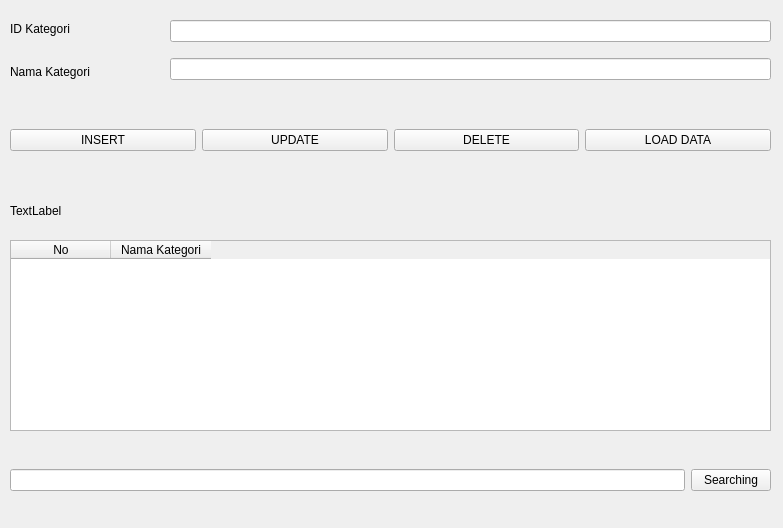
<?xml version="1.0" encoding="UTF-8"?>
<ui version="4.0">
 <class>Form</class>
 <widget class="QWidget" name="Form">
  <property name="geometry">
   <rect>
    <x>0</x>
    <y>0</y>
    <width>783</width>
    <height>528</height>
   </rect>
  </property>
  <property name="windowTitle">
   <string>Form</string>
  </property>
  <widget class="QWidget" name="horizontalLayoutWidget">
   <property name="geometry">
    <rect>
     <x>10</x>
     <y>100</y>
     <width>761</width>
     <height>80</height>
    </rect>
   </property>
   <layout class="QHBoxLayout" name="horizontalLayout">
    <item>
     <widget class="QPushButton" name="pushButtonInsert">
      <property name="text">
       <string>INSERT</string>
      </property>
     </widget>
    </item>
    <item>
     <widget class="QPushButton" name="pushButtonUpdate">
      <property name="text">
       <string>UPDATE</string>
      </property>
     </widget>
    </item>
    <item>
     <widget class="QPushButton" name="pushButtonDelete">
      <property name="text">
       <string>DELETE</string>
      </property>
     </widget>
    </item>
    <item>
     <widget class="QPushButton" name="pushButtonLoad">
      <property name="text">
       <string>LOAD DATA</string>
      </property>
     </widget>
    </item>
   </layout>
  </widget>
  <widget class="QWidget" name="verticalLayoutWidget">
   <property name="geometry">
    <rect>
     <x>10</x>
     <y>10</y>
     <width>160</width>
     <height>80</height>
    </rect>
   </property>
   <layout class="QVBoxLayout" name="verticalLayout">
    <item>
     <widget class="QLabel" name="labelId">
      <property name="text">
       <string>ID Kategori</string>
      </property>
     </widget>
    </item>
    <item>
     <widget class="QLabel" name="labelName">
      <property name="text">
       <string>Nama Kategori</string>
      </property>
     </widget>
    </item>
   </layout>
  </widget>
  <widget class="QWidget" name="verticalLayoutWidget_2">
   <property name="geometry">
    <rect>
     <x>170</x>
     <y>10</y>
     <width>601</width>
     <height>80</height>
    </rect>
   </property>
   <layout class="QVBoxLayout" name="verticalLayout_2">
    <item>
     <widget class="QLineEdit" name="lineEditId"/>
    </item>
    <item>
     <widget class="QLineEdit" name="lineEditName"/>
    </item>
   </layout>
  </widget>
  <widget class="QLabel" name="labelResult">
   <property name="geometry">
    <rect>
     <x>10</x>
     <y>190</y>
     <width>761</width>
     <height>41</height>
    </rect>
   </property>
   <property name="text">
    <string>TextLabel</string>
   </property>
  </widget>
  <widget class="QWidget" name="horizontalLayoutWidget_2">
   <property name="geometry">
    <rect>
     <x>10</x>
     <y>440</y>
     <width>761</width>
     <height>80</height>
    </rect>
   </property>
   <layout class="QHBoxLayout" name="horizontalLayout_2">
    <item>
     <widget class="QLineEdit" name="lineEditSearching"/>
    </item>
    <item>
     <widget class="QPushButton" name="pushButtonSearching">
      <property name="text">
       <string>Searching</string>
      </property>
     </widget>
    </item>
   </layout>
  </widget>
  <widget class="QWidget" name="verticalLayoutWidget_3">
   <property name="geometry">
    <rect>
     <x>10</x>
     <y>240</y>
     <width>761</width>
     <height>191</height>
    </rect>
   </property>
   <layout class="QVBoxLayout" name="verticalLayout_3">
    <item>
     <widget class="QTableWidget" name="tableWidget">
      <column>
       <property name="text">
        <string>No</string>
       </property>
      </column>
      <column>
       <property name="text">
        <string>Nama Kategori</string>
       </property>
      </column>
     </widget>
    </item>
   </layout>
  </widget>
 </widget>
 <resources/>
 <connections/>
</ui>
